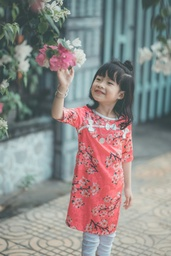
#> input picture images/img1.jpg, 171 x 256 px, shrunk from 3648 x 5472 before the run; its folder holds only this picture in this run
$ jupyter execute --allow-errors index.ipynb
#> lines starting #> are read from the running program, lines starting #| are printed output that depends on the picture
[cell 1]
import numpy as np
from PIL import Image
import os
import matplotlib.pyplot as plt

[cell 2]
## A function to load images

def load_images(image_path):
#> called with image_path = './images/img1.jpg'
    image = Image.open(image_path).convert('L') ## Converts it into a grayscale
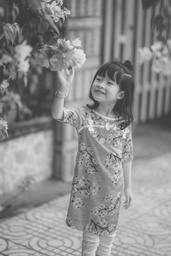
#> image: PIL image 171x256 L; min 52, max 245, mean 139.7
    return np.array(image)

img_dir = './images'
image_files = os.listdir(img_dir) ## Listing all images in the directory
images = [load_images(os.path.join(img_dir, img)) for img in image_files]
